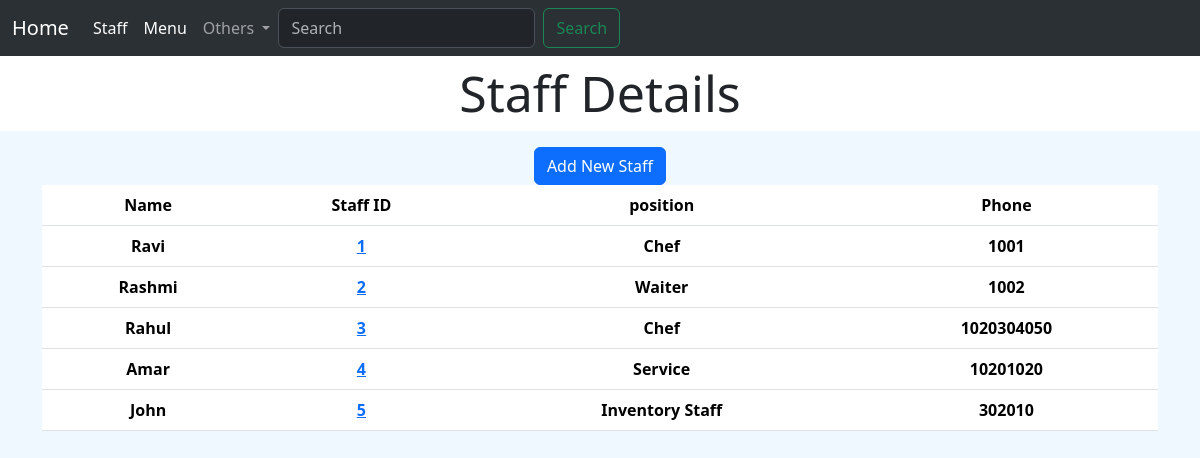
Page /staff/ on the committed database.
### pos/models.py (models this page shows, shortened)
class Staff(models.Model):
    position=models.ForeignKey(Staff_types,on_delete=models.CASCADE)
    name=models.CharField(max_length=25)
    phone=models.PositiveBigIntegerField(unique=True)
    staffid=models.IntegerField(unique=True)

class Staff_types(models.Model):
    staff_type=models.CharField(max_length=25,unique=True)
    def __str__(self):
        return self.staff_type

### pos/views.py (the view)
# urls.py: path('staff/',staff_inform,name='staff'),
def staff_inform(request):
    staff=Staff.objects.all()#To get all the available data in staff model
    form2=Staff_form(request.GET)
    form1=position_form(request.GET)
    if request.method=='GET':
        name=request.GET.get('name')
        phone=request.GET.get('phone')
        position=request.GET.get('position')
        last=Staff.objects.last()#To get last element added in staff model
        if name:
            p=Staff_types.objects.get(id=position)#fetch the position details With Respect tot position provided by user
            new_staff=Staff.objects.create(name=name,phone=phone,staffid=(last.staffid+1),position=p)
            new_staff.save()
            return redirect('staff')#redirect the page to staff
    return render(request,'staff.html',{'data':staff,'form1':form1,'form2':form2})

### restaurents/forms.py
class position_form(forms.Form):
    position=forms.ModelChoiceField(
        queryset=Staff_types.objects.all(),
        empty_label="Select Position"
    )

class Staff_form(forms.Form):
    name=forms.CharField(max_length=20,required=True)
    phone = forms.IntegerField(required=True)

### templates/staff.html (shortened to what this page needs)
{%extends 'base2.html'%}
{%block page%}
<p style="text-align:center;font-size: 50px; background-color:white;"> Staff Details</p>
<div><div style="display: flex;
    justify-content: center;
    align-items: center;" ><button type="button" class="btn btn-primary" data-bs-toggle="modal" data-bs-target="#exampleModal">
    Add New Staff</button></div>
      </div>
<div class="container text-center">
    <div class="row justify-content-start">
      <div  class="content-table col-12">
<table class="table">
    <thead>
        <tr>
            <th scope="col">Name</th>
            <th scope="col">Staff ID</th>
            <th scope="col">position</th>
            <th scope="col">Phone</th>
        </tr>
    </thead>
    <tbody>
    {% for i in data%}
    <tr>
        <th scope="col">{{i.name}}</th>
        <th scope="col"><a href="/staff_info/{{i.staffid}}">{{i.staffid}}</a></th>
        <th scope="col">{{i.position}}</th>
        <th scope="col">{{i.phone}}</th>
    </tr>
    {%endfor%}
</tbody>
</table>
</div></div></div>
{%endblock page%}

### rows in the picture
Staff: name "Ravi", staffid "1", position "Chef", phone "1001"
Staff: name "Rashmi", staffid "2", position "Waiter", phone "1002"
Staff: name "Rahul", staffid "3", position "Chef", phone "1020304050"
Staff: name "Amar", staffid "4", position "Service", phone "10201020"
Staff: name "John", staffid "5", position "Inventory Staff", phone "302010"
